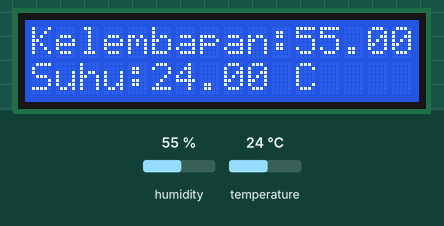
Bench run of a sketch on a simulated Arduino Uno, built with avr-gcc and run on an emulated ATmega328P. Parts: 16×2 character LCD. The test bench sets the inputs (shaded band); at power-on: humidity 55 %, temperature 24 °C. What the sketch prints to the serial monitor is not drawn.

Above: at 2.7 s.
2.8 s: humidity set to 22 %
At 4.7 s:
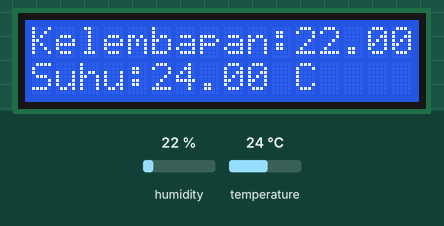
5.8 s: temperature set to 12 °C
At 7.6 s:
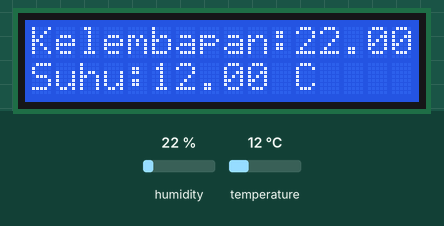
8.8 s: humidity set to 40 %
At 10.9 s:
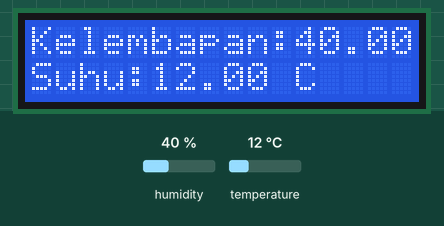
11.8 s: temperature set to 19 °C
At 12.6 s:
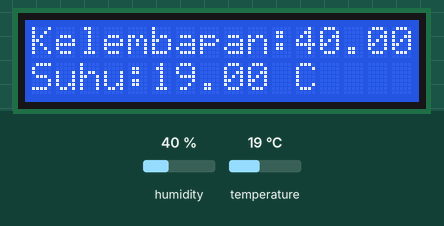
Timing chart, 0 to 14.8 s (numbered marks = the images above; inputs shaded):
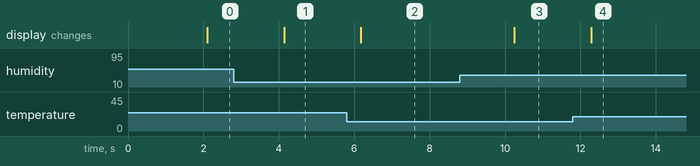

The sketch:

DHT_LCD.ino
```cpp
#include "DHT.h"
#include <Wire.h>
#include <LiquidCrystal_I2C.h>

#define DHTPIN 2
#define DHTTYPE DHT22

LiquidCrystal_I2C lcd(0x27, 16, 2);
DHT dht(DHTPIN, DHTTYPE);
int sda = A4;
int scl = A5;

void setup() {
  Serial.begin(9600);
  Serial.println("DHT22 sensor!");

  dht.begin();
  lcd.init();
  lcd.backlight();
  lcd.clear();
}

void loop() {
  delay(2000);
  float kelembapan = dht.readHumidity();
  float suhu = dht.readTemperature();
  if (isnan(kelembapan) || isnan(suhu)) {
    Serial.println("Gagal membaca dari sensor DHT!");
    return;
  }
  Serial.print("Kelembapan: ");
  Serial.print(kelembapan);
  Serial.print(" %\t");
  Serial.print("Suhu: ");
  Serial.print(suhu);
  Serial.println(" C");

  lcd.setCursor(0,0);
  lcd.print("Kelembapan:");
  lcd.print(kelembapan);
  lcd.print(" %");
  lcd.setCursor(0,1);
  lcd.print("Suhu:");
  lcd.print(suhu);
  lcd.print(" C");
}
```

Measured:
- after the input at 2.8 s, the display: changes after 1.3 s (image 1)
- after the input at 5.8 s, the display: changes after 0.38 s (image 2)
- after the input at 8.8 s, the display: changes after 1.4 s (image 3)
- after the input at 11.8 s, the display: changes after 0.48 s (image 4)
